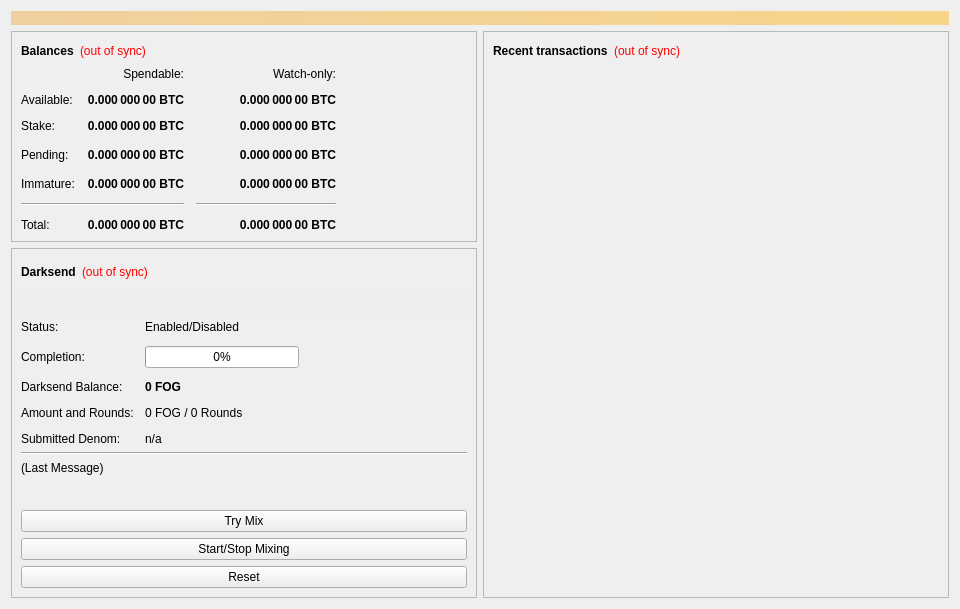
<?xml version="1.0" encoding="UTF-8"?>
<ui version="4.0">
 <class>OverviewPage</class>
 <widget class="QWidget" name="OverviewPage">
  <property name="geometry">
   <rect>
    <x>0</x>
    <y>0</y>
    <width>960</width>
    <height>594</height>
   </rect>
  </property>
  <property name="minimumSize">
   <size>
    <width>960</width>
    <height>0</height>
   </size>
  </property>
  <property name="windowTitle">
   <string>Form</string>
  </property>
  <layout class="QVBoxLayout" name="topLayout">
   <item>
    <widget class="QLabel" name="labelAlerts">
     <property name="visible">
      <bool>false</bool>
     </property>
     <property name="styleSheet">
      <string notr="true">background-color: qlineargradient(x1: 0, y1: 0, x2: 1, y2: 0, stop:0 #F0D0A0, stop:1 #F8D488); color:#000000;</string>
     </property>
     <property name="wordWrap">
      <bool>true</bool>
     </property>
     <property name="margin">
      <number>3</number>
     </property>
    </widget>
   </item>
   <item>
    <layout class="QHBoxLayout" name="horizontalLayout" stretch="1,1">
     <item>
      <layout class="QVBoxLayout" name="verticalLayout_2">
       <item>
        <widget class="QFrame" name="frame">
         <property name="frameShape">
          <enum>QFrame::StyledPanel</enum>
         </property>
         <property name="frameShadow">
          <enum>QFrame::Raised</enum>
         </property>
         <layout class="QVBoxLayout" name="verticalLayout_4">
          <item>
           <layout class="QHBoxLayout" name="horizontalLayout_4">
            <item>
             <widget class="QLabel" name="label_5">
              <property name="font">
               <font>
                <weight>75</weight>
                <bold>true</bold>
               </font>
              </property>
              <property name="text">
               <string>Balances</string>
              </property>
             </widget>
            </item>
            <item>
             <widget class="QLabel" name="labelWalletStatus">
              <property name="cursor">
               <cursorShape>WhatsThisCursor</cursorShape>
              </property>
              <property name="toolTip">
               <string>The displayed information may be out of date. Your wallet automatically synchronizes with the Fog Hill network after a connection is established, but this process has not completed yet.</string>
              </property>
              <property name="styleSheet">
               <string notr="true">QLabel { color: red; }</string>
              </property>
              <property name="text">
               <string notr="true">(out of sync)</string>
              </property>
              <property name="alignment">
               <set>Qt::AlignLeading|Qt::AlignLeft|Qt::AlignVCenter</set>
              </property>
             </widget>
            </item>
            <item>
             <spacer name="horizontalSpacer_3">
              <property name="orientation">
               <enum>Qt::Horizontal</enum>
              </property>
              <property name="sizeHint" stdset="0">
               <size>
                <width>40</width>
                <height>20</height>
               </size>
              </property>
             </spacer>
            </item>
           </layout>
          </item>
          <item>
           <layout class="QGridLayout" name="gridLayout">
            <property name="spacing">
             <number>12</number>
            </property>
            <item row="3" column="2">
             <widget class="QLabel" name="labelWatchPending">
              <property name="font">
               <font>
                <weight>75</weight>
                <bold>true</bold>
               </font>
              </property>
              <property name="cursor">
               <cursorShape>IBeamCursor</cursorShape>
              </property>
              <property name="toolTip">
               <string>Unconfirmed transactions to watch-only addresses</string>
              </property>
              <property name="text">
               <string notr="true">0.000 000 00 BTC</string>
              </property>
              <property name="alignment">
               <set>Qt::AlignRight|Qt::AlignTrailing|Qt::AlignVCenter</set>
              </property>
              <property name="textInteractionFlags">
               <set>Qt::LinksAccessibleByMouse|Qt::TextSelectableByKeyboard|Qt::TextSelectableByMouse</set>
              </property>
             </widget>
            </item>
            <item row="3" column="1">
             <widget class="QLabel" name="labelUnconfirmed">
              <property name="font">
               <font>
                <weight>75</weight>
                <bold>true</bold>
               </font>
              </property>
              <property name="cursor">
               <cursorShape>IBeamCursor</cursorShape>
              </property>
              <property name="toolTip">
               <string>Total of transactions that have yet to be confirmed, and do not yet count toward the spendable balance</string>
              </property>
              <property name="text">
               <string notr="true">0.000 000 00 BTC</string>
              </property>
              <property name="alignment">
               <set>Qt::AlignRight|Qt::AlignTrailing|Qt::AlignVCenter</set>
              </property>
              <property name="textInteractionFlags">
               <set>Qt::LinksAccessibleByMouse|Qt::TextSelectableByKeyboard|Qt::TextSelectableByMouse</set>
              </property>
             </widget>
            </item>
            <item row="4" column="2">
             <widget class="QLabel" name="labelWatchImmature">
              <property name="font">
               <font>
                <weight>75</weight>
                <bold>true</bold>
               </font>
              </property>
              <property name="cursor">
               <cursorShape>IBeamCursor</cursorShape>
              </property>
              <property name="toolTip">
               <string>Mined balance in watch-only addresses that has not yet matured</string>
              </property>
              <property name="text">
               <string notr="true">0.000 000 00 BTC</string>
              </property>
              <property name="alignment">
               <set>Qt::AlignRight|Qt::AlignTrailing|Qt::AlignVCenter</set>
              </property>
              <property name="textInteractionFlags">
               <set>Qt::LinksAccessibleByMouse|Qt::TextSelectableByKeyboard|Qt::TextSelectableByMouse</set>
              </property>
             </widget>
            </item>
            <item row="5" column="0" colspan="2">
             <widget class="Line" name="lineSpendableBalance">
              <property name="orientation">
               <enum>Qt::Horizontal</enum>
              </property>
             </widget>
            </item>
            <item row="5" column="2">
             <widget class="Line" name="lineWatchBalance">
              <property name="sizePolicy">
               <sizepolicy hsizetype="Preferred" vsizetype="Fixed">
                <horstretch>0</horstretch>
                <verstretch>0</verstretch>
               </sizepolicy>
              </property>
              <property name="minimumSize">
               <size>
                <width>140</width>
                <height>0</height>
               </size>
              </property>
              <property name="orientation">
               <enum>Qt::Horizontal</enum>
              </property>
             </widget>
            </item>
            <item row="6" column="0">
             <widget class="QLabel" name="labelTotalText">
              <property name="text">
               <string>Total:</string>
              </property>
             </widget>
            </item>
            <item row="4" column="1">
             <widget class="QLabel" name="labelImmature">
              <property name="font">
               <font>
                <weight>75</weight>
                <bold>true</bold>
               </font>
              </property>
              <property name="cursor">
               <cursorShape>IBeamCursor</cursorShape>
              </property>
              <property name="toolTip">
               <string>Mined balance that has not yet matured</string>
              </property>
              <property name="text">
               <string notr="true">0.000 000 00 BTC</string>
              </property>
              <property name="alignment">
               <set>Qt::AlignRight|Qt::AlignTrailing|Qt::AlignVCenter</set>
              </property>
              <property name="textInteractionFlags">
               <set>Qt::LinksAccessibleByMouse|Qt::TextSelectableByKeyboard|Qt::TextSelectableByMouse</set>
              </property>
             </widget>
            </item>
            <item row="3" column="3">
             <spacer name="horizontalSpacer_2">
              <property name="orientation">
               <enum>Qt::Horizontal</enum>
              </property>
              <property name="sizeHint" stdset="0">
               <size>
                <width>40</width>
                <height>20</height>
               </size>
              </property>
             </spacer>
            </item>
            <item row="4" column="0">
             <widget class="QLabel" name="labelImmatureText">
              <property name="text">
               <string>Immature:</string>
              </property>
             </widget>
            </item>
            <item row="6" column="1">
             <widget class="QLabel" name="labelTotal">
              <property name="font">
               <font>
                <weight>75</weight>
                <bold>true</bold>
               </font>
              </property>
              <property name="cursor">
               <cursorShape>IBeamCursor</cursorShape>
              </property>
              <property name="toolTip">
               <string>Your current total balance</string>
              </property>
              <property name="text">
               <string notr="true">0.000 000 00 BTC</string>
              </property>
              <property name="alignment">
               <set>Qt::AlignRight|Qt::AlignTrailing|Qt::AlignVCenter</set>
              </property>
              <property name="textInteractionFlags">
               <set>Qt::LinksAccessibleByMouse|Qt::TextSelectableByKeyboard|Qt::TextSelectableByMouse</set>
              </property>
             </widget>
            </item>
            <item row="6" column="2">
             <widget class="QLabel" name="labelWatchTotal">
              <property name="font">
               <font>
                <weight>75</weight>
                <bold>true</bold>
               </font>
              </property>
              <property name="cursor">
               <cursorShape>IBeamCursor</cursorShape>
              </property>
              <property name="toolTip">
               <string>Current total balance in watch-only addresses</string>
              </property>
              <property name="text">
               <string notr="true">0.000 000 00 BTC</string>
              </property>
              <property name="alignment">
               <set>Qt::AlignRight|Qt::AlignTrailing|Qt::AlignVCenter</set>
              </property>
              <property name="textInteractionFlags">
               <set>Qt::LinksAccessibleByMouse|Qt::TextSelectableByKeyboard|Qt::TextSelectableByMouse</set>
              </property>
             </widget>
            </item>
            <item row="0" column="2">
             <widget class="QLabel" name="labelWatchonly">
              <property name="text">
               <string>Watch-only:</string>
              </property>
              <property name="alignment">
               <set>Qt::AlignRight|Qt::AlignTrailing|Qt::AlignVCenter</set>
              </property>
             </widget>
            </item>
            <item row="1" column="0">
             <widget class="QLabel" name="labelBalanceText">
              <property name="text">
               <string>Available:</string>
              </property>
             </widget>
            </item>
            <item row="1" column="1">
             <widget class="QLabel" name="labelBalance">
              <property name="font">
               <font>
                <weight>75</weight>
                <bold>true</bold>
               </font>
              </property>
              <property name="cursor">
               <cursorShape>IBeamCursor</cursorShape>
              </property>
              <property name="toolTip">
               <string>Your current spendable balance</string>
              </property>
              <property name="text">
               <string notr="true">0.000 000 00 BTC</string>
              </property>
              <property name="alignment">
               <set>Qt::AlignRight|Qt::AlignTrailing|Qt::AlignVCenter</set>
              </property>
              <property name="textInteractionFlags">
               <set>Qt::LinksAccessibleByMouse|Qt::TextSelectableByKeyboard|Qt::TextSelectableByMouse</set>
              </property>
             </widget>
            </item>
            <item row="2" column="0">
             <widget class="QLabel" name="label_10">
              <property name="text">
               <string>Stake:</string>
              </property>
             </widget>
            </item>
            <item row="2" column="1">
             <widget class="QLabel" name="labelStake">
              <property name="font">
               <font>
                <weight>75</weight>
                <bold>true</bold>
               </font>
              </property>
              <property name="cursor">
               <cursorShape>IBeamCursor</cursorShape>
              </property>
              <property name="toolTip">
               <string>Total of coins that was staked, and do not yet count toward the current balance</string>
              </property>
              <property name="text">
               <string notr="true">0.000 000 00 BTC</string>
              </property>
              <property name="alignment">
               <set>Qt::AlignRight|Qt::AlignTrailing|Qt::AlignVCenter</set>
              </property>
              <property name="textInteractionFlags">
               <set>Qt::LinksAccessibleByMouse|Qt::TextSelectableByKeyboard|Qt::TextSelectableByMouse</set>
              </property>
             </widget>
            </item>
            <item row="2" column="2">
             <widget class="QLabel" name="labelWatchStake">
              <property name="font">
               <font>
                <weight>75</weight>
                <bold>true</bold>
               </font>
              </property>
              <property name="cursor">
               <cursorShape>IBeamCursor</cursorShape>
              </property>
              <property name="toolTip">
               <string>Total of coins that was staked in watch-only addresses, and do not yet count toward the current watch-only balance</string>
              </property>
              <property name="text">
               <string notr="true">0.000 000 00 BTC</string>
              </property>
              <property name="alignment">
               <set>Qt::AlignRight|Qt::AlignTrailing|Qt::AlignVCenter</set>
              </property>
              <property name="textInteractionFlags">
               <set>Qt::LinksAccessibleByMouse|Qt::TextSelectableByKeyboard|Qt::TextSelectableByMouse</set>
              </property>
             </widget>
            </item>
            <item row="1" column="2">
             <widget class="QLabel" name="labelWatchAvailable">
              <property name="font">
               <font>
                <weight>75</weight>
                <bold>true</bold>
               </font>
              </property>
              <property name="cursor">
               <cursorShape>IBeamCursor</cursorShape>
              </property>
              <property name="toolTip">
               <string>Your current balance in watch-only addresses</string>
              </property>
              <property name="text">
               <string notr="true">0.000 000 00 BTC</string>
              </property>
              <property name="alignment">
               <set>Qt::AlignRight|Qt::AlignTrailing|Qt::AlignVCenter</set>
              </property>
              <property name="textInteractionFlags">
               <set>Qt::LinksAccessibleByMouse|Qt::TextSelectableByKeyboard|Qt::TextSelectableByMouse</set>
              </property>
             </widget>
            </item>
            <item row="3" column="0">
             <widget class="QLabel" name="labelPendingText">
              <property name="text">
               <string>Pending:</string>
              </property>
             </widget>
            </item>
            <item row="0" column="1">
             <widget class="QLabel" name="labelSpendable">
              <property name="text">
               <string>Spendable:</string>
              </property>
              <property name="alignment">
               <set>Qt::AlignRight|Qt::AlignTrailing|Qt::AlignVCenter</set>
              </property>
             </widget>
            </item>
           </layout>
          </item>
         </layout>
        </widget>
       </item>
       <item>
        <widget class="QFrame" name="frameDarksend">
         <property name="sizePolicy">
          <sizepolicy hsizetype="Expanding" vsizetype="Expanding">
           <horstretch>0</horstretch>
           <verstretch>0</verstretch>
          </sizepolicy>
         </property>
         <property name="minimumSize">
          <size>
           <width>0</width>
           <height>350</height>
          </size>
         </property>
         <property name="layoutDirection">
          <enum>Qt::LeftToRight</enum>
         </property>
         <property name="frameShape">
          <enum>QFrame::StyledPanel</enum>
         </property>
         <property name="frameShadow">
          <enum>QFrame::Raised</enum>
         </property>
         <layout class="QVBoxLayout" name="verticalLayout_5">
          <item>
           <layout class="QHBoxLayout" name="horizontalLayout_5">
            <item>
             <widget class="QLabel" name="label_2">
              <property name="font">
               <font>
                <weight>75</weight>
                <bold>true</bold>
               </font>
              </property>
              <property name="text">
               <string>Darksend</string>
              </property>
             </widget>
            </item>
            <item>
             <widget class="QLabel" name="labelDarksendSyncStatus">
              <property name="toolTip">
               <string>The displayed information may be out of date. Your wallet automatically synchronizes with the Fog Hill network after a connection is established, but this process has not completed yet.</string>
              </property>
              <property name="styleSheet">
               <string notr="true">QLabel { color: red; }</string>
              </property>
              <property name="text">
               <string notr="true">(out of sync)</string>
              </property>
              <property name="alignment">
               <set>Qt::AlignLeading|Qt::AlignLeft|Qt::AlignVCenter</set>
              </property>
             </widget>
            </item>
            <item>
             <spacer name="horizontalSpacer_4">
              <property name="orientation">
               <enum>Qt::Horizontal</enum>
              </property>
              <property name="sizeHint" stdset="0">
               <size>
                <width>40</width>
                <height>20</height>
               </size>
              </property>
             </spacer>
            </item>
           </layout>
          </item>
          <item>
           <widget class="QPushButton" name="runAutoDenom">
            <property name="palette">
             <palette>
              <active>
               <colorrole role="WindowText">
                <brush brushstyle="SolidPattern">
                 <color alpha="255">
                  <red>0</red>
                  <green>0</green>
                  <blue>0</blue>
                 </color>
                </brush>
               </colorrole>
               <colorrole role="Button">
                <brush brushstyle="SolidPattern">
                 <color alpha="255">
                  <red>239</red>
                  <green>238</green>
                  <blue>238</blue>
                 </color>
                </brush>
               </colorrole>
               <colorrole role="Light">
                <brush brushstyle="SolidPattern">
                 <color alpha="255">
                  <red>255</red>
                  <green>255</green>
                  <blue>255</blue>
                 </color>
                </brush>
               </colorrole>
               <colorrole role="Midlight">
                <brush brushstyle="SolidPattern">
                 <color alpha="255">
                  <red>247</red>
                  <green>246</green>
                  <blue>246</blue>
                 </color>
                </brush>
               </colorrole>
               <colorrole role="Dark">
                <brush brushstyle="SolidPattern">
                 <color alpha="255">
                  <red>119</red>
                  <green>119</green>
                  <blue>119</blue>
                 </color>
                </brush>
               </colorrole>
               <colorrole role="Mid">
                <brush brushstyle="SolidPattern">
                 <color alpha="255">
                  <red>159</red>
                  <green>159</green>
                  <blue>159</blue>
                 </color>
                </brush>
               </colorrole>
               <colorrole role="Text">
                <brush brushstyle="SolidPattern">
                 <color alpha="255">
                  <red>0</red>
                  <green>0</green>
                  <blue>0</blue>
                 </color>
                </brush>
               </colorrole>
               <colorrole role="BrightText">
                <brush brushstyle="SolidPattern">
                 <color alpha="255">
                  <red>255</red>
                  <green>255</green>
                  <blue>255</blue>
                 </color>
                </brush>
               </colorrole>
               <colorrole role="ButtonText">
                <brush brushstyle="SolidPattern">
                 <color alpha="255">
                  <red>0</red>
                  <green>0</green>
                  <blue>0</blue>
                 </color>
                </brush>
               </colorrole>
               <colorrole role="Base">
                <brush brushstyle="SolidPattern">
                 <color alpha="255">
                  <red>255</red>
                  <green>255</green>
                  <blue>255</blue>
                 </color>
                </brush>
               </colorrole>
               <colorrole role="Window">
                <brush brushstyle="SolidPattern">
                 <color alpha="255">
                  <red>239</red>
                  <green>238</green>
                  <blue>238</blue>
                 </color>
                </brush>
               </colorrole>
               <colorrole role="Shadow">
                <brush brushstyle="SolidPattern">
                 <color alpha="255">
                  <red>0</red>
                  <green>0</green>
                  <blue>0</blue>
                 </color>
                </brush>
               </colorrole>
               <colorrole role="AlternateBase">
                <brush brushstyle="SolidPattern">
                 <color alpha="255">
                  <red>247</red>
                  <green>246</green>
                  <blue>246</blue>
                 </color>
                </brush>
               </colorrole>
               <colorrole role="ToolTipBase">
                <brush brushstyle="SolidPattern">
                 <color alpha="255">
                  <red>255</red>
                  <green>255</green>
                  <blue>220</blue>
                 </color>
                </brush>
               </colorrole>
               <colorrole role="ToolTipText">
                <brush brushstyle="SolidPattern">
                 <color alpha="255">
                  <red>0</red>
                  <green>0</green>
                  <blue>0</blue>
                 </color>
                </brush>
               </colorrole>
              </active>
              <inactive>
               <colorrole role="WindowText">
                <brush brushstyle="SolidPattern">
                 <color alpha="255">
                  <red>0</red>
                  <green>0</green>
                  <blue>0</blue>
                 </color>
                </brush>
               </colorrole>
               <colorrole role="Button">
                <brush brushstyle="SolidPattern">
                 <color alpha="255">
                  <red>239</red>
                  <green>238</green>
                  <blue>238</blue>
                 </color>
                </brush>
               </colorrole>
               <colorrole role="Light">
                <brush brushstyle="SolidPattern">
                 <color alpha="255">
                  <red>255</red>
                  <green>255</green>
                  <blue>255</blue>
                 </color>
                </brush>
               </colorrole>
               <colorrole role="Midlight">
                <brush brushstyle="SolidPattern">
                 <color alpha="255">
                  <red>247</red>
                  <green>246</green>
                  <blue>246</blue>
                 </color>
                </brush>
               </colorrole>
               <colorrole role="Dark">
                <brush brushstyle="SolidPattern">
                 <color alpha="255">
                  <red>119</red>
                  <green>119</green>
                  <blue>119</blue>
                 </color>
                </brush>
               </colorrole>
               <colorrole role="Mid">
                <brush brushstyle="SolidPattern">
                 <color alpha="255">
                  <red>159</red>
                  <green>159</green>
                  <blue>159</blue>
                 </color>
                </brush>
               </colorrole>
               <colorrole role="Text">
                <brush brushstyle="SolidPattern">
                 <color alpha="255">
                  <red>0</red>
                  <green>0</green>
                  <blue>0</blue>
                 </color>
                </brush>
               </colorrole>
               <colorrole role="BrightText">
                <brush brushstyle="SolidPattern">
                 <color alpha="255">
                  <red>255</red>
                  <green>255</green>
                  <blue>255</blue>
                 </color>
                </brush>
               </colorrole>
               <colorrole role="ButtonText">
                <brush brushstyle="SolidPattern">
                 <color alpha="255">
                  <red>0</red>
                  <green>0</green>
                  <blue>0</blue>
                 </color>
                </brush>
               </colorrole>
               <colorrole role="Base">
                <brush brushstyle="SolidPattern">
                 <color alpha="255">
                  <red>255</red>
                  <green>255</green>
                  <blue>255</blue>
                 </color>
                </brush>
               </colorrole>
               <colorrole role="Window">
                <brush brushstyle="SolidPattern">
                 <color alpha="255">
                  <red>239</red>
                  <green>238</green>
                  <blue>238</blue>
                 </color>
                </brush>
               </colorrole>
               <colorrole role="Shadow">
                <brush brushstyle="SolidPattern">
                 <color alpha="255">
                  <red>0</red>
                  <green>0</green>
                  <blue>0</blue>
                 </color>
                </brush>
               </colorrole>
               <colorrole role="AlternateBase">
                <brush brushstyle="SolidPattern">
                 <color alpha="255">
                  <red>247</red>
                  <green>246</green>
                  <blue>246</blue>
                 </color>
                </brush>
               </colorrole>
               <colorrole role="ToolTipBase">
                <brush brushstyle="SolidPattern">
                 <color alpha="255">
                  <red>255</red>
                  <green>255</green>
                  <blue>220</blue>
                 </color>
                </brush>
               </colorrole>
               <colorrole role="ToolTipText">
                <brush brushstyle="SolidPattern">
                 <color alpha="255">
                  <red>0</red>
                  <green>0</green>
                  <blue>0</blue>
                 </color>
                </brush>
               </colorrole>
              </inactive>
              <disabled>
               <colorrole role="WindowText">
                <brush brushstyle="SolidPattern">
                 <color alpha="255">
                  <red>119</red>
                  <green>119</green>
                  <blue>119</blue>
                 </color>
                </brush>
               </colorrole>
               <colorrole role="Button">
                <brush brushstyle="SolidPattern">
                 <color alpha="255">
                  <red>239</red>
                  <green>238</green>
                  <blue>238</blue>
                 </color>
                </brush>
               </colorrole>
               <colorrole role="Light">
                <brush brushstyle="SolidPattern">
                 <color alpha="255">
                  <red>255</red>
                  <green>255</green>
                  <blue>255</blue>
                 </color>
                </brush>
               </colorrole>
               <colorrole role="Midlight">
                <brush brushstyle="SolidPattern">
                 <color alpha="255">
                  <red>247</red>
                  <green>246</green>
                  <blue>246</blue>
                 </color>
                </brush>
               </colorrole>
               <colorrole role="Dark">
                <brush brushstyle="SolidPattern">
                 <color alpha="255">
                  <red>119</red>
                  <green>119</green>
                  <blue>119</blue>
                 </color>
                </brush>
               </colorrole>
               <colorrole role="Mid">
                <brush brushstyle="SolidPattern">
                 <color alpha="255">
                  <red>159</red>
                  <green>159</green>
                  <blue>159</blue>
                 </color>
                </brush>
               </colorrole>
               <colorrole role="Text">
                <brush brushstyle="SolidPattern">
                 <color alpha="255">
                  <red>119</red>
                  <green>119</green>
                  <blue>119</blue>
                 </color>
                </brush>
               </colorrole>
               <colorrole role="BrightText">
                <brush brushstyle="SolidPattern">
                 <color alpha="255">
                  <red>255</red>
                  <green>255</green>
                  <blue>255</blue>
                 </color>
                </brush>
               </colorrole>
               <colorrole role="ButtonText">
                <brush brushstyle="SolidPattern">
                 <color alpha="255">
                  <red>119</red>
                  <green>119</green>
                  <blue>119</blue>
                 </color>
                </brush>
               </colorrole>
               <colorrole role="Base">
                <brush brushstyle="SolidPattern">
                 <color alpha="255">
                  <red>239</red>
                  <green>238</green>
                  <blue>238</blue>
                 </color>
                </brush>
               </colorrole>
               <colorrole role="Window">
                <brush brushstyle="SolidPattern">
                 <color alpha="255">
                  <red>239</red>
                  <green>238</green>
                  <blue>238</blue>
                 </color>
                </brush>
               </colorrole>
               <colorrole role="Shadow">
                <brush brushstyle="SolidPattern">
                 <color alpha="255">
                  <red>0</red>
                  <green>0</green>
                  <blue>0</blue>
                 </color>
                </brush>
               </colorrole>
               <colorrole role="AlternateBase">
                <brush brushstyle="SolidPattern">
                 <color alpha="255">
                  <red>239</red>
                  <green>238</green>
                  <blue>238</blue>
                 </color>
                </brush>
               </colorrole>
               <colorrole role="ToolTipBase">
                <brush brushstyle="SolidPattern">
                 <color alpha="255">
                  <red>255</red>
                  <green>255</green>
                  <blue>220</blue>
                 </color>
                </brush>
               </colorrole>
               <colorrole role="ToolTipText">
                <brush brushstyle="SolidPattern">
                 <color alpha="255">
                  <red>0</red>
                  <green>0</green>
                  <blue>0</blue>
                 </color>
                </brush>
               </colorrole>
              </disabled>
             </palette>
            </property>
            <property name="focusPolicy">
             <enum>Qt::NoFocus</enum>
            </property>
            <property name="autoFillBackground">
             <bool>true</bool>
            </property>
            <property name="text">
             <string/>
            </property>
            <property name="flat">
             <bool>true</bool>
            </property>
           </widget>
          </item>
          <item>
           <layout class="QFormLayout" name="formLayout">
            <property name="fieldGrowthPolicy">
             <enum>QFormLayout::AllNonFixedFieldsGrow</enum>
            </property>
            <property name="horizontalSpacing">
             <number>11</number>
            </property>
            <property name="verticalSpacing">
             <number>12</number>
            </property>
            <item row="0" column="0">
             <widget class="QLabel" name="label_6">
              <property name="text">
               <string>Status:</string>
              </property>
             </widget>
            </item>
            <item row="1" column="0">
             <widget class="QLabel" name="label_7">
              <property name="text">
               <string>Completion:</string>
              </property>
             </widget>
            </item>
            <item row="1" column="1">
             <widget class="QProgressBar" name="darksendProgress">
              <property name="maximumSize">
               <size>
                <width>154</width>
                <height>16777215</height>
               </size>
              </property>
              <property name="value">
               <number>0</number>
              </property>
             </widget>
            </item>
            <item row="3" column="0">
             <widget class="QLabel" name="labelAnonymizedText">
              <property name="text">
               <string>Darksend Balance:</string>
              </property>
             </widget>
            </item>
            <item row="3" column="1">
             <widget class="QLabel" name="labelAnonymized">
              <property name="font">
               <font>
                <weight>75</weight>
                <bold>true</bold>
               </font>
              </property>
              <property name="text">
               <string notr="true">0 FOG</string>
              </property>
             </widget>
            </item>
            <item row="4" column="0">
             <widget class="QLabel" name="label_8">
              <property name="text">
               <string>Amount and Rounds:</string>
              </property>
             </widget>
            </item>
            <item row="4" column="1">
             <widget class="QLabel" name="labelAmountRounds">
              <property name="text">
               <string>0 FOG / 0 Rounds</string>
              </property>
             </widget>
            </item>
            <item row="5" column="0">
             <widget class="QLabel" name="label_9">
              <property name="text">
               <string>Submitted Denom:</string>
              </property>
             </widget>
            </item>
            <item row="5" column="1">
             <widget class="QLabel" name="labelSubmittedDenom">
              <property name="toolTip">
               <string>The denominations you submitted to the Masternode.&lt;br&gt;To mix, other users must submit the exact same denominations.</string>
              </property>
              <property name="text">
               <string>n/a</string>
              </property>
             </widget>
            </item>
            <item row="0" column="1">
             <widget class="QLabel" name="darksendEnabled">
              <property name="text">
               <string>Enabled/Disabled</string>
              </property>
             </widget>
            </item>
           </layout>
          </item>
          <item>
           <widget class="Line" name="lineLastMessage">
            <property name="orientation">
             <enum>Qt::Horizontal</enum>
            </property>
           </widget>
          </item>
          <item>
           <widget class="QLabel" name="darksendStatus">
            <property name="minimumSize">
             <size>
              <width>288</width>
              <height>43</height>
             </size>
            </property>
            <property name="text">
             <string>(Last Message)</string>
            </property>
            <property name="alignment">
             <set>Qt::AlignLeading|Qt::AlignLeft|Qt::AlignTop</set>
            </property>
            <property name="wordWrap">
             <bool>true</bool>
            </property>
           </widget>
          </item>
          <item>
           <widget class="QPushButton" name="darksendAuto">
            <property name="sizePolicy">
             <sizepolicy hsizetype="MinimumExpanding" vsizetype="Fixed">
              <horstretch>0</horstretch>
              <verstretch>0</verstretch>
             </sizepolicy>
            </property>
            <property name="toolTip">
             <string>Try to manually submit a Darksend request.</string>
            </property>
            <property name="text">
             <string>Try Mix</string>
            </property>
           </widget>
          </item>
          <item>
           <widget class="QPushButton" name="toggleDarksend">
            <property name="sizePolicy">
             <sizepolicy hsizetype="MinimumExpanding" vsizetype="Fixed">
              <horstretch>0</horstretch>
              <verstretch>0</verstretch>
             </sizepolicy>
            </property>
            <property name="text">
             <string>Start/Stop Mixing</string>
            </property>
           </widget>
          </item>
          <item>
           <widget class="QPushButton" name="darksendReset">
            <property name="sizePolicy">
             <sizepolicy hsizetype="MinimumExpanding" vsizetype="Fixed">
              <horstretch>0</horstretch>
              <verstretch>0</verstretch>
             </sizepolicy>
            </property>
            <property name="toolTip">
             <string>Reset the current status of Darksend (can interrupt Darksend if it's in the process of Mixing, which can cost you money!)</string>
            </property>
            <property name="autoFillBackground">
             <bool>false</bool>
            </property>
            <property name="text">
             <string>Reset</string>
            </property>
           </widget>
          </item>
         </layout>
        </widget>
       </item>
       <item>
        <spacer name="verticalSpacer">
         <property name="orientation">
          <enum>Qt::Vertical</enum>
         </property>
         <property name="sizeHint" stdset="0">
          <size>
           <width>20</width>
           <height>40</height>
          </size>
         </property>
        </spacer>
       </item>
      </layout>
     </item>
     <item>
      <layout class="QVBoxLayout" name="verticalLayout_3">
       <item>
        <widget class="QFrame" name="frame_2">
         <property name="frameShape">
          <enum>QFrame::StyledPanel</enum>
         </property>
         <property name="frameShadow">
          <enum>QFrame::Raised</enum>
         </property>
         <layout class="QVBoxLayout" name="verticalLayout">
          <item>
           <layout class="QHBoxLayout" name="horizontalLayout_2">
            <item>
             <widget class="QLabel" name="label_4">
              <property name="font">
               <font>
                <weight>75</weight>
                <bold>true</bold>
               </font>
              </property>
              <property name="text">
               <string>Recent transactions</string>
              </property>
             </widget>
            </item>
            <item>
             <widget class="QLabel" name="labelTransactionsStatus">
              <property name="cursor">
               <cursorShape>WhatsThisCursor</cursorShape>
              </property>
              <property name="toolTip">
               <string>The displayed information may be out of date. Your wallet automatically synchronizes with the Fog Hill network after a connection is established, but this process has not completed yet.</string>
              </property>
              <property name="styleSheet">
               <string notr="true">QLabel { color: red; }</string>
              </property>
              <property name="text">
               <string notr="true">(out of sync)</string>
              </property>
              <property name="alignment">
               <set>Qt::AlignRight|Qt::AlignTrailing|Qt::AlignVCenter</set>
              </property>
             </widget>
            </item>
            <item>
             <spacer name="horizontalSpacer">
              <property name="orientation">
               <enum>Qt::Horizontal</enum>
              </property>
              <property name="sizeHint" stdset="0">
               <size>
                <width>40</width>
                <height>20</height>
               </size>
              </property>
             </spacer>
            </item>
           </layout>
          </item>
          <item>
           <widget class="QListView" name="listTransactions">
            <property name="styleSheet">
             <string notr="true">QListView { background: transparent; }</string>
            </property>
            <property name="frameShape">
             <enum>QFrame::NoFrame</enum>
            </property>
            <property name="verticalScrollBarPolicy">
             <enum>Qt::ScrollBarAlwaysOff</enum>
            </property>
            <property name="horizontalScrollBarPolicy">
             <enum>Qt::ScrollBarAlwaysOff</enum>
            </property>
            <property name="selectionMode">
             <enum>QAbstractItemView::NoSelection</enum>
            </property>
           </widget>
          </item>
         </layout>
        </widget>
       </item>
      </layout>
     </item>
    </layout>
   </item>
  </layout>
 </widget>
 <resources/>
 <connections/>
</ui>
